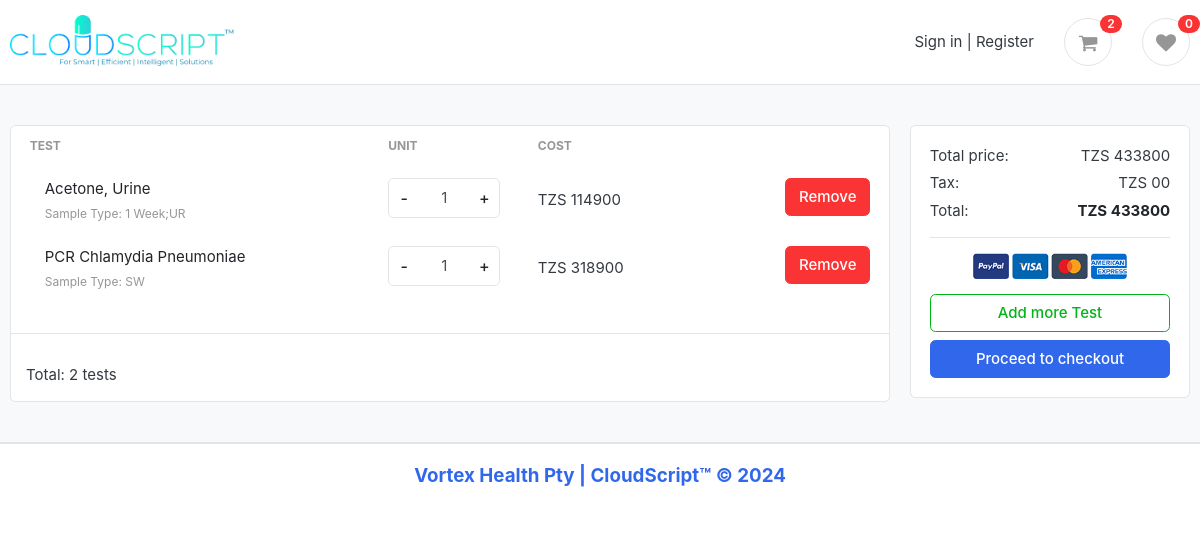
The page /request/list on the database its author committed.
### request/models.py (models this page shows, shortened)
class Request(models.Model):
    user = models.ForeignKey(User, on_delete=models.CASCADE, null=True, blank=True)
    anynomous_user = models.CharField(max_length=200, null=True, blank=True)
    test = models.ForeignKey(Test, on_delete=models.CASCADE)
    unit = models.IntegerField(default=1)
    created_at = models.DateTimeField(auto_now_add=True)
    updated_at = models.DateTimeField(auto_now=True)
    def get_sub_total(self):
        sub_total = 0
        if self.user:
            for obj in self.user.request_set.all():
                sub_total += obj.unit * obj.test.tz_std_tariff
        else:
            for obj in Request.objects.filter(anynomous_user=self.anynomous_user):
                sub_total += obj.unit * obj.test.tz_std_tariff
        return sub_total
    def get_price(self):
        return self.unit * self.test.tz_std_tariff

### main/models.py (models this page shows, shortened)
class Test(models.Model):
    organization = models.ForeignKey(Organization, on_delete=models.CASCADE)
    name = models.CharField(max_length=100)
    billing_code = models.CharField(max_length=100)
    tz_std_tariff = models.IntegerField(default=0)
    sample_type = models.CharField(max_length=100)
    tat = models.CharField(max_length=100)
    tat_unit = models.CharField(max_length=100)
    available = models.BooleanField(default=True)
    created_at = models.DateTimeField(auto_now_add=True)
    updated_at = models.DateTimeField(auto_now=True)

### request/views.py (the view)
# urls.py: path("list", views.request_list, name="request_list"),
def request_list(request):
    if request.user.is_authenticated:
        requests = Request.objects.filter(user=request.user)
    else:
        key = request.session.session_key
        if not key:
            request.session.create()
            key = request.session.session_key
        requests = Request.objects.filter(anynomous_user=key)
    context = {
        'request': requests
    }
    return render(request, "request/request_list.html", context)

### main/context_processors.py (called while the page is built)
def orgs(request):
    orgs = Organization.objects.all()[:50]
    return {'orgs': orgs}

### templates/request/request_list.html (shortened to what this page needs)
{% extends "include/base.html" %}
{% load static %}
{% block content %}
    <section class="section-content padding-y bg">
        <div class="container">
            <div class="row">
                <aside class="col-md-9">
                    <div class="card">
                        {% if request %}
                            <table class="table table-borderless table-shopping-cart">
                                <thead class="text-muted">
                                <tr class="small text-uppercase">
                                    <th scope="col">Test</th>
                                    <th style="white-space:nowrap" scope="col" width="120">Unit</th>
                                    <th style="white-space:nowrap" scope="col">Cost</th>
                                    <th scope="col" class="text-right" width="200"></th>
                                </tr>
                                </thead>
                                <tbody>
                                {% for test in request %}
                                    <tr data-test-id="{{ test.id }}">
                                        <td>
                                            <figure class="itemside align-items-center">
                                                <figcaption class="info">
                                                    <a href="#" class="title text-dark">
                                                        {{ test.test.name }}
                                                    </a>
                                                    <p class="text-muted small">
                                                        Sample Type: {{ test.test.sample_type }}
                                                    </p>
                                                </figcaption>
                                            </figure>
                                        </td>
                                        <td>
                                            <div class="counter-container">
                                                <button class="btn btn-light counter-btn decrement">-</button>
                                                <input type="text" class="form-control counter-input"
                                                       value="{{ test.unit }}">
                                                <button class="btn btn-light counter-btn increment">+</button>
                                            </div>
                                        </td>
                                        <td style="vertical-align: middle;">
                                            TZS <span id="amount{{ test.test.id }}">{{ test.get_price }}</span>
                                        </td>
                                        <td class="text-right">
                                            <a href="{% url "remove_request" test.id %}"
                                               class="btn btn-danger">Remove</a>
                                        </td>
                                    </tr>
                                {% endfor %}
                                </tbody>
                            </table>
                            <hr>
                            <div class="p-3 pt-0">
                                Total: {{ request|length }} tests
                            </div>
                        {% else %}
                            <div class="p-3" role="alert">
                                No tests in the request
                            </div>
                        {% endif %}
                    </div>
                </aside>
                <aside class="col-md-3">
                    <div class="card">
                        <div class="card-body">
                            <dl class="dlist-align">
                                <dt>Total price:</dt>
                                <dd class="text-right"> TZS {{ request.first.get_sub_total }}</dd>
                            </dl>
                            <dl class="dlist-align">
                                <dt>Tax:</dt>
                                <dd class="text-right">TZS 00</dd>
                            </dl>
                            <dl class="dlist-align">
                                <dt>Total:</dt>
                                <dd style="white-space: nowrap" class="text-right text-dark b"><strong>TZS {{ request.first.get_sub_total }}</strong></dd>
                            </dl>
                            <hr>
                            <p class="text-center mb-3">
                                <img src="{% static 'images/misc/payments.png' %}" height="26">
                            </p>
                            <a href="{% url 'all_tests' %}"><button class="w-100 btn btn-outline-success">Add more Test</button></a>
                            <a href="{% url 'checkout' %}" class="w-100 btn btn-primary mt-2">Proceed to checkout</a>
                        </div>
                    </div>
                </aside>
            </div>
        </div>
    </section>
{% endblock %}

### templates/include/base.html (shortened to what this page needs)
{% load static %}
<!DOCTYPE HTML>
<html lang="en">
<head>
<link href="{% static 'css/bootstrap.css' %}" rel="stylesheet" type="text/css"/>
<link rel="stylesheet" href="https://pro.fontawesome.com/releases/v5.10.0/css/all.css"/>
<link href="{% static 'css/ui.css' %}" rel="stylesheet" type="text/css"/>
<link href="{% static 'css/responsive.css' %}" rel="stylesheet" media="only screen and (max-width: 1200px)" />
<link href="{% static 'css/custom.css' %}" rel="stylesheet" type="text/css"/>
<link rel="stylesheet" href="https://cdnjs.cloudflare.com/ajax/libs/font-awesome/4.7.0/css/font-awesome.min.css">
</head>
<body>
    {% include "include/header.html" %}
    {% block content %}
    {% endblock %}
    {% include "include/footer.html" %}
</body>
</html>

### templates/include/header.html (shortened to what this page needs)
{% load static %}
<header class="section-header">
    <section class="header-main border-bottom">
        <div class="container">
            <div class="row align-items-center">
                <div class="col-lg-2 col-md-3 col-6">
                    <a href="/" class="brand-wrap">
                        <img class="logo" style="max-height: 54px" src="{% static 'images/300x67.png' %}">
                    </a>
                </div>
                <div class="col-lg-3 col-sm-6 col-8 order-2 order-lg-3">
                    <div class="d-flex justify-content-end mb-3 mb-lg-0">
                        <div class="widget-header d-flex align-items-center justify-content-center">
                            <div>
                                <a href="./signin.html">Sign in</a> <span class="dark-transp"> | </span>
                                <a href="./register.html"> Register</a>
                            </div>
                        </div>
                        <a href="{% url 'request_list' %}" class="widget-header pl-3 ml-3">
                            <div class="icon icon-sm rounded-circle border"><i class="fa fa-shopping-cart"></i></div>
                            <span class="badge badge-pill badge-danger notify">
                                {{request_count}}
                            </span>
                        </a>
                        <a href="{% url 'favorite_list' %}" class="widget-header pl-3 ml-3">
                            <div class="icon icon-sm rounded-circle border"><i class="fa fa-heart"></i></div>
                            <span class="badge badge-pill badge-danger notify">
                                {{favorite_count}}
                            </span>
                        </a>
                    </div>
                </div>
            </div>
        </div>
    </section>
</header>

### templates/include/footer.html
<footer class="section-footer border-top">
	<div class="container">
		<section class="footer-bottom border-top row">
			<div class="col-md-12 text-md-center h5 text-primary">
				Vortex Health Pty | CloudScript™ © 2024
			</div>
		</section>
	</div>
</footer>

### static/css/ui.css (style rules this page uses)
html { font-family: "Inter", sans-serif; font-size: 15px; }
.icon-xs, .icon-sm, .icon-md, .icon-lg { display: inline-block; text-align: center; flex-shrink: 0; flex-grow: 0; }
.icon-sm { width: 48px; height: 48px; line-height: 48px !important; font-size: 20px; }
.padding-y { padding-top: 40px; padding-bottom: 40px; }
figure { margin-bottom: 0; }
.bg { background-color: #f8f9fa; }
.b { font-weight: 600; }
p:last-child { margin-bottom: 0; }
.header-main { position: relative; padding-top: 1rem; padding-bottom: 1rem; }
.brand-wrap .logo, .navbar-brand .logo { margin-right: 7px; max-height: 42px; display: inline-block; }
.widget-header { display: inline-block; vertical-align: middle; position: relative; }
.widget-header a { color: #343a40; }
.widget-header i { color: #969696; }
.widget-header .notify { position: absolute; top: -3px; right: -10px; }
.footer-bottom { padding-top: 20px; padding-bottom: 20px; }
.btn-light { background-color: #fff; border-color: #e4e4e4; }
.itemside { position: relative; display: flex; width: 100%; }
.itemside .info { padding-left: 15px; padding-right: 7px; }
.itemside p { margin-bottom: 0; }
.itemside .title { display: block; margin-bottom: 5px; color: #212529; }
[class*=dlist-] { margin-bottom: 5px; }
[class*=dlist-] dd { margin-bottom: 0; }
.dlist-align { display: flex; }
.dlist-align dt { width: 150px; word-wrap: break-word; font-weight: normal; }
.dlist-align dd { flex-grow: 1; }
.notify { position: absolute; top: -4px; right: -10px; display: inline-block; padding: 0.25em 0.6em; font-size: 12px; line-height: 1; text-align: center; border-radius: 3rem; color: #fff; background-color: #fa3434; }
.table-shopping-cart.table td, .table-shopping-cart.table th { padding-left: 1.25rem; padding-right: 1.25rem; }

### templates/request/request_list.html (style rules this page uses)
.counter-container { display: flex; align-items: center; border: 1px solid rgba(0, 0, 0, 0.1); border-radius: 0.37rem; }
.counter-btn { width: 30px; display: flex; justify-content: center; align-items: center; cursor: pointer; font-size: 16px; border: none !important; }
.counter-input { width: 50px; text-align: center; border-radius: 0 !important; border: none !important; }

### rows shown on the page
Request: test.name "Acetone, Urine", test.sample_type "1 Week;UR", unit "1", get_price "114900", first.get_sub_total "433800"
Request: test.name "PCR Chlamydia Pneumoniae", test.sample_type "SW", unit "1", get_price "318900"

### other values the page prints
{{ request_count }} "2"
{{ favorite_count }} "0"
{{ request|length }} "2"
